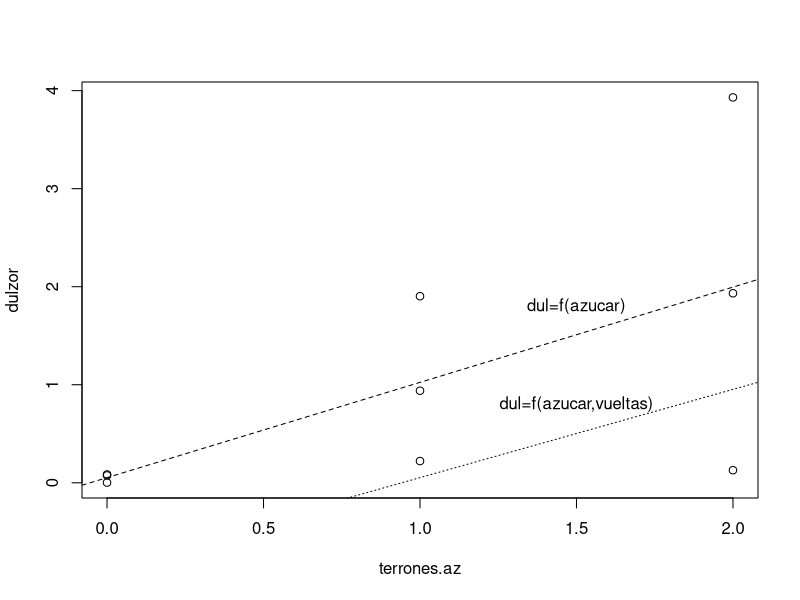
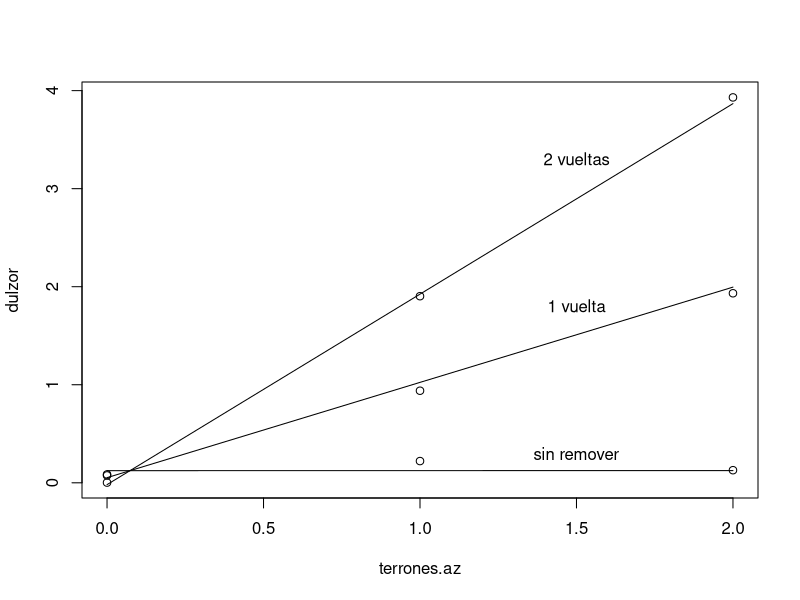

Recreate these plots in R, in order.
# prepara datos
datos <- data.frame(
    dulzor       = c(0,0,0,.1,1,2,.2,2,4),
    vueltas.cuch = c(0,1,2,0,1,2,0,1,2),
    terrones.az  = c(0,0,0,1,1,1,2,2,2)
)

# así se ven
datos

# añade ruido a DV = dulzor
ruido <- rnorm(9, mean=0, sd=.1)

# así se ve
ruido

datos$dulzor <- datos$dulzor + ruido
datos

mod1 <- lm(dulzor ~ vueltas.cuch, data = datos)
mod2 <- lm(dulzor ~ terrones.az, data = datos)
mod3 <- lm(dulzor ~ vueltas.cuch + terrones.az, data = datos)
summary(mod1)
summary(mod2)
summary(mod3)

mod4 <- lm(dulzor ~ vueltas.cuch + terrones.az + vueltas.cuch*terrones.az, data = datos)
summary(mod4)

# grafica modelos 2 y 3
with(datos, plot(y=dulzor, x=terrones.az))
abline(mod2, lty=2); text(x=1.5,y=1.8,"dul=f(azucar)")
abline(mod3, lty=3); text(x=1.5,y=0.8,"dul=f(azucar,vueltas)")

# nuevos datos para simulaciones
newd0 <- datos; newd0$vueltas.cuch <- 0
newd1 <- datos; newd1$vueltas.cuch <- 1
newd2 <- datos; newd2$vueltas.cuch <- 2

# grafica modelo 4 interactivo
with(datos, plot(y=dulzor, x=terrones.az))
lines(y=predict(mod4, newd2), x=datos$terrones.az); text(x=1.5,y=3.3,"2 vueltas") 
lines(y=predict(mod4, newd1), x=datos$terrones.az); text(x=1.5,y=1.8,"1 vuelta")
lines(y=predict(mod4, newd0), x=datos$terrones.az); text(x=1.5,y=0.3,"sin remover") 

